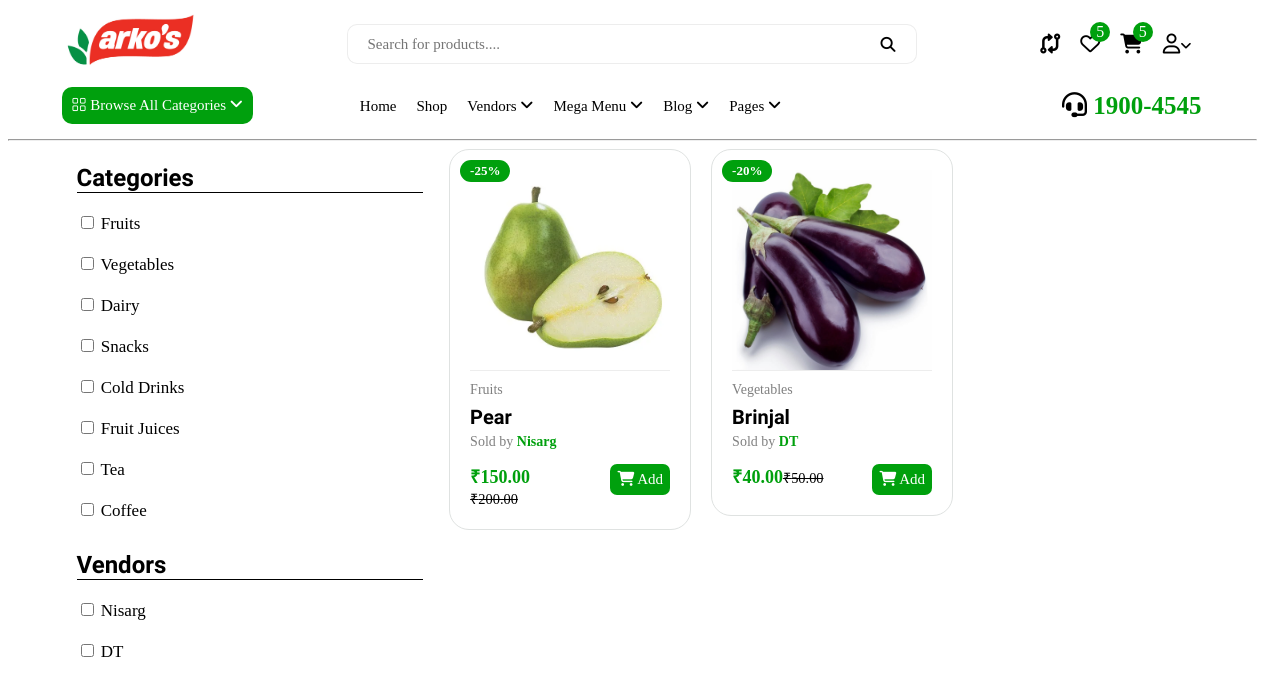
/ (signed in), run on the app's committed database.
### ecomapp/models.py (models this page shows, shortened)
class Category(models.Model):
    cid = ShortUUIDField(
        unique=True,
        length=10,
        max_length=20,
        prefix="cat",
        alphabet="abcdefghijklmnopqrstuvwxyz12345",
    )
    title = models.CharField(max_length=100, default="Food")
    image = models.ImageField(upload_to="category", default="category.jpg")
    class Meta:
        verbose_name_plural = "Categories"
    def __str__(self):
        return self.title

class Vendor(models.Model):
    vid = ShortUUIDField(
        unique=True,
        length=10,
        max_length=20,
        prefix="ven",
        alphabet="abcdefghijklmnopqrstuvwxyz12345",
    )
    title = models.CharField(max_length=100, default="Nisarg")
    image = models.ImageField(upload_to=user_directory_path, default="vendor.jpg")
    cover_image = models.ImageField(upload_to=user_directory_path, default="vendor.jpg")
    description = HTMLField(null=True, blank=True, default="I am a vendor")
    address = models.CharField(
        max_length=100, default="Demo apt, demo street, demo city, demo pincode"
    )
    date = models.DateTimeField(auto_now_add=True, null=True)
    contact = models.CharField(max_length=100, default="+91 1234567890")
    chat_resp_time = models.CharField(max_length=100, default="100")
    shipping_on_time = models.CharField(max_length=100, default="100")
    authentic_rating = models.CharField(max_length=100, default="100")
    days_return = models.CharField(max_length=100, default="100")
    warranty_period = models.CharField(max_length=100, default="100")
    user = models.ForeignKey(User, on_delete=models.SET_NULL, null=True)
    class Meta:
        verbose_name_plural = "Vendors"
    def __str__(self):
        return self.title

class Product(models.Model):
    pid = ShortUUIDField(
        unique=True,
        length=10,
        max_length=20,
        alphabet="abcdefghijklmnopqrstuvwxyz12345",
    )
    title = models.CharField(max_length=100, default="Pear")
    image = models.ImageField(upload_to=user_directory_path, default="product.jpg")
    user = models.ForeignKey(User, on_delete=models.SET_NULL, null=True)
    category = models.ForeignKey(Category, on_delete=models.SET_NULL, null=True, related_name="categories")
    vendor = models.ForeignKey(Vendor, on_delete=models.SET_NULL, null=True, related_name="vendors")
    price = models.DecimalField(
        max_digits=999999999999, decimal_places=2, default="99.99"
    )
    old_price = models.DecimalField(
        max_digits=999999999999, decimal_places=2, default="199.99"
    )
    tags = TaggableManager(blank=True)
    product_status = models.CharField(
        choices=STATUS, max_length=20, default="in_review"
    )
    status = models.BooleanField(default=True)
    in_stock = models.BooleanField(default=True)
    featured = models.BooleanField(default=False)
    digital = models.BooleanField(default=False)
    sku = ShortUUIDField(
        unique=True, length=4, max_length=10, prefix="sku", alphabet="1234567890"
    )
    date = models.DateTimeField(auto_now_add=True)
    updated = models.DateTimeField(null=True, blank=True)
    description = HTMLField(null=True, blank=True, default="I am a product")
    specifications = HTMLField(null=True, blank=True)
    class Meta:
        verbose_name_plural = "Products"
    def get_percentage(self):
        new_price = ((self.old_price - self.price) / self.old_price) * 100
        return new_price

### ecomapp/views.py (the view)
# urls.py: path('', index, name="index"),
def index(request):
    if request.user.is_authenticated:
        products = Product.objects.filter(product_status="published", featured=True)
        categories = Category.objects.all()
        vendors = Vendor.objects.all()
        context = {'products' : products, 'categories' : categories, 'vendors' : vendors}
        return render(request, 'mains/index.html', context)
    else:
        return redirect("userauths:login")

### ecomapp/context_processors.py (called while the page is built)
def default(request):
    categories = Category.objects.all()
    vendors = Vendor.objects.all()
    address = Address.objects.get(user=request.user)
    return {'categories' : categories, 'address' : address, 'vendors' : vendors}

### templates/mains/index.html (shortened to what this page needs)
{% extends 'base.html' %}
{% block content %}
{% load static %}
<link rel="stylesheet" href="https://cdnjs.cloudflare.com/ajax/libs/font-awesome/6.4.0/css/all.min.css"
 />
<link rel="stylesheet" href="{% static 'css/index.css' %}">
<div class="cont">
    <div class="aside">
        <div class="categ">
            <h2 class="cat">Categories</h2>
            {% for c in categories %}
            <div class="siderow">
            <div class="side-det">
                <input type="checkbox" id="{{ c.title }}" class="categinp">
                <label for="{{ c.title }}">{{ c.title }}</label>
            </div>
            </div>
            {% endfor %}
        </div>
        <div class="categ">
            <h2 class="cat">Vendors</h2>
            {% for v in vendors %}
            <div class="siderow">
            <div class="side-det">
                <input type="checkbox" id="{{ v.title }}" class="categinp">
                <label for="{{ v.title }}">{{ v.title }}</label>
            </div>
            </div>
            {% endfor %}
        </div>
    </div>
    <div class="main">
        <div class="row">
            {% for p in products %}
            <div class="col">
                <div class="card">
                    <div class="percentage">-{{ p.get_percentage|floatformat:0 }}%</div>
                    <div class="prod-img">
                        <a href="{% url 'ecomapp:proddet' p.pid %}">
                            <img src="{{ p.image.url }}" alt="">
                        </a>
                    </div>
                    <div class="prod-det">
                        <a href="{% url 'ecomapp:catprod' p.category.cid %}"><p class="categ">{{ p.category }}</p></a>
                        <h2 class="title"><a href="{% url 'ecomapp:proddet' p.pid %}">{{ p.title }}</a></h2>
                        <p class="sold-by">Sold by <a href="{% url 'ecomapp:vendprod' p.vendor.vid %}"><span>{{ p.vendor }}</span></a></p>
                        <div class="prod-det-bot">
                            <div class="price">&#8377;{{ p.price }}<small>&#8377;{{ p.old_price }}</small></div>
                            <div class="prod-add">
                                <a href="#" class="add-cart">
                                    <i class="fa-solid fa-shopping-cart"></i>
                                    <span>Add</span>
                                </a>
                            </div>
                        </div>
                    </div>
                </div>
            </div>
            {% endfor %}
        </div>
    </div>
</div>
{% endblock %}

### templates/base.html (shortened to what this page needs)
{% load static %}
<!DOCTYPE html>
<html lang="en">
<head>
    <link rel="stylesheet" href="{% static 'css/prism.css' %}">
    <link rel="stylesheet" href="{% static 'css/base.css' %}">
    <link rel="stylesheet"
        href="https://cdnjs.cloudflare.com/ajax/libs/bootstrap-icons/1.10.5/font/bootstrap-icons.min.css"
 />
    <link rel="stylesheet" href="https://cdnjs.cloudflare.com/ajax/libs/font-awesome/6.4.0/css/all.min.css"
 />
</head>
<body>
    <header class="desk-head">
        <div class="cont">
            <div class="upphead">
                <div class="logo">
                    <img src="{% static 'images/food.jpg' %}" alt="">
                </div>
                <div class="nav-search">
                    <form class="search">
                        <input type="search" placeholder="Search for products....">
                    </form>
                    <button class="sub-btn">
                        <i class="fa-solid fa-search"></i>
                    </button>
                </div>
                <div class="nav-icons">
                    <li><a href="#"><i class="fa-solid fa-code-compare"></i></a></li>
                    <li><a href="#"><i class="fa-regular fa-heart"></i></a>
                        <div class="msg">5</div>
                    </li>
                    <li><a href="#"><i class="fa-solid fa-shopping-cart"></i></a>
                        <div class="msg">5</div>
                    </li>
                    <li class="dropdown"><a href="#"><i class="fa-regular fa-user dropdown-icon"></i>
                        </a></li>
                </div>
            </div>
            <div class="downhead">
                <div class="browsecat dropdown">
                    <a href="javascript:void(0)">
                    <button class="browsecat-btn">
                        <i class="bi bi-grid"></i>
                        <span>Browse All Categories</span>
                    </button>
                </a>
                </div>
                <div class="nav-menu">
                    <nav class="navv">
                        <ul class="nav-ul">
                            <li><a href="{% url 'ecomapp:index' %}" class="nav-item">Home</a></li>
                            <li><a href="{% url 'ecomapp:shop' %}" class="nav-item">Shop</a>
                            </li>
                            <li class="dropdown"><a href="#" class="nav-item">Vendors</a>
                            </li>
                            <li class="dropdown mega"><a href="#" class="nav-item">Mega Menu</a>
                            <li class="dropdown"><a href="#" class="nav-item">Blog</a>
                            </li>
                            <li class="dropdown"><a href="#" class="nav-item">Pages</a>
                            </li>
                            </li>
                        </ul>
                    </nav>
                </div>
                <div class="phone">
                    <div class="number">
                        <i class="fa-solid fa-headset"></i>
                        <span>1900-4545</span>
                    </div>
                </div>
            </div>
        </div>
        <hr class="downhr">
    </header>
    {% block content %}
    {% endblock %}
</body>
</html>

### static/css/base.css (style rules this page uses)
a { text-decoration: none; }
.cont { margin-right: auto; margin-left: auto; width: 100%; padding-left: calc((2rem)*.5); padding-right: calc((2rem)*.5); }
header li { list-style: none; }
.upphead { display: grid; grid-template-columns: 1fr 2fr 1fr; }
.upphead .logo img { width: 140px; height: auto; }
.upphead .nav-search { display: flex; justify-content: center; align-items: center; }
.upphead .nav-search button { height: 40px; border: 1px solid #ededed; padding-right: 20px; border-top-right-radius: 10px; border-bottom-right-radius: 10px; cursor: pointer; border-left: none; background-color: white; font-size: 15px; }
.upphead .search { width: 100%; }
.upphead .search input, .upphead .search input:focus { width: 100%; height: 40px; border-top-left-radius: 10px; border-bottom-left-radius: 10px; border: 1px solid #ededed; outline: none; padding: 0 20px; border-right: none; font-size: 15px; font-family: "Comic Sans MS"; }
.upphead .nav-icons { display: flex; justify-content: end; align-items: center; }
.upphead .nav-icons i { padding: 10px; font-size: 20px; color: #000; }
.upphead .nav-icons li { position: relative; }
.upphead .nav-icons .msg { position: absolute; left: 100%; top: 0; background-color: #00a00d; color: #fff; font-family: "Comic Sans MS"; border-radius: 50px; padding: 5px; transform: translate(-100%, -10%); width: 10px; height: 10px; display: flex; align-items: center; justify-content: center; }
.upphead .nav-icons .dropdown { position: relative; display: inline-block; white-space: nowrap; }
.upphead .nav-icons .dropdown .dropdown-icon::after { content: "\f107"; font-family: "FontAwesome"; font-size: 13px; }
.downhead { display: grid; grid-template-columns: 1fr 2.5fr 1fr; }
.downhead .browsecat { justify-content: left; align-items: center; display: flex; }
.downhead .browsecat .browsecat-btn { background-color: #00a00d; color: #fff; padding: 10px; font-size: 15px; font-family: "Comic Sans MS"; border: none; outline: none; border-radius: 10px; cursor: pointer; transition: 0.3s; }
.downhead .browsecat .browsecat-btn::after { content: "\f107"; font-family: "FontAwesome"; }
.downhead .browsecat.dropdown { position: relative; }
.downhead .nav-menu { justify-content: start; align-items: center; display: flex; }
.downhead .nav-menu .navv .nav-ul { display: flex; column-gap: 10px; }
.downhead .nav-menu .navv .nav-item { color: #000; text-decoration: none; font-size: 15px; font-family: "Comic Sans MS"; padding: 5px; }
.downhead .nav-menu .navv .dropdown .nav-item::after { content: " \f107"; font-family: "FontAwesome"; }
.downhead .nav-menu .navv .dropdown { position: relative; }
.downhead .nav-menu .navv .dropdown.mega { position: static; }
.downhr { width: 100%; }
.phone { display: flex; justify-content: end; align-items: center; font-size: 25px; }
.phone span { color: #00a00d; font-size: 25px; font-family: "Comic Sans MS"; font-weight: 900; }
@media screen and (min-width: 576px) { .cont { max-width: 540px; } }
@media screen and (min-width: 768px) { .cont { max-width: 720px; } }
@media screen and (min-width: 992px) { .cont { max-width: 960px; } }
@media screen and (min-width: 1200px) { .cont { max-width: 1140px; } }

### data on the page
Category: title "Fruits"
Category: title "Vegetables"
Category: title "Dairy"
Category: title "Snacks"
Category: title "Cold Drinks"
Category: title "Fruit Juices"
Category: title "Tea"
Category: title "Coffee"
Vendor: title "Nisarg"
Vendor: title "DT"
Product: get_percentage "25", image (picture), category "Fruits", title "Pear", vendor "Nisarg", price "150.00", old_price "200.00"
Product: get_percentage "20", image (picture), category "Vegetables", title "Brinjal", vendor "DT", price "40.00", old_price "50.00"
